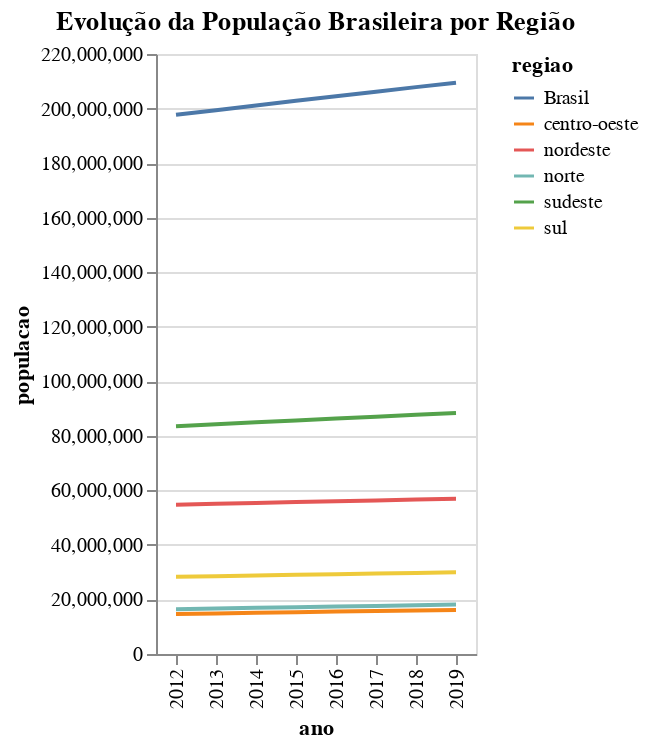

The cell this chart's notebook holds for it:
### Markdown cell above
Então, me resolvi por adicionar as regiões, permitindo uma visualização mais clara do percentual que representam na população total.

### Code cell
chart = alt.Chart(complete_df).mark_line().encode(
    x='ano:O',
    y='populacao:Q',
    color='regiao:N',  # Adiciona uma linha para cada região, com cores diferentes
    tooltip=['ano', 'regiao', 'populacao']
).properties(
    title='Evolução da População Brasileira por Região'
)

chart.show()

### Figure 1 — Vega-Lite specification as saved in the notebook (floating-point values rounded to 4 significant figures)
{"config": {"view": {"continuousWidth": 300, "continuousHeight": 300}}, "data": {"name": "data-7ccaf0fdfa7edc9bc8b783184e745a58"}, "mark": {"type": "line"}, "encoding": {"color": {"field": "regiao", "type": "nominal"}, "tooltip": [{"field": "ano", "type": "quantitative"}, {"field": "regiao", "type": "nominal"}, {"field": "populacao", "type": "quantitative"}], "x": {"field": "ano", "type": "ordinal"}, "y": {"field": "populacao", "type": "quantitative"}}, "title": "Evolução da População Brasileira por Região", "$schema": "https://vega.github.io/schema/vega-lite/v5.20.1.json", "datasets": {"data-7ccaf0fdfa7edc9bc8b783184e745a58": [{"ano": 2012, "regiao": "norte", "populacao": 16450000.0}, {"ano": 2013, "regiao": "norte", "populacao": 16690000.0}, {"ano": 2014, "regiao": "norte", "populacao": 16920000.0}, {"ano": 2015, "regiao": "norte", "populacao": 17160000.0}, {"ano": 2016, "regiao": "norte", "populacao": 17390000.0}, {"ano": 2017, "regiao": "norte", "populacao": 17620000.0}, {"ano": 2018, "regiao": "norte", "populacao": 17870000.0}, {"ano": 2019, "regiao": "norte", "populacao": 18110000.0}, {"ano": 2012, "regiao": "nordeste", "populacao": 54740000.0}, {"ano": 2013, "regiao": "nordeste", "populacao": 55050000.0}, {"ano": 2014, "regiao": "nordeste", "populacao": 55360000.0}, {"ano": 2015, "regiao": "nordeste", "populacao": 55690000.0}, {"ano": 2016, "regiao": "nordeste", "populacao": 56000000.0}, {"ano": 2017, "regiao": "nordeste", "populacao": 56300000.0}, {"ano": 2018, "regiao": "nordeste", "populacao": 56620000.0}, {"ano": 2019, "regiao": "nordeste", "populacao": 56930000.0}, {"ano": 2012, "regiao": "sudeste", "populacao": 83540000.0}, {"ano": 2013, "regiao": "sudeste", "populacao": 84230000.0}, {"ano": 2014, "regiao": "sudeste", "populacao": 84940000.0}, {"ano": 2015, "regiao": "sudeste", "populacao": 85660000.0}, {"ano": 2016, "regiao": "sudeste", "populacao": 86350000.0}, {"ano": 2017, "regiao": "sudeste", "populacao": 87010000.0}, {"ano": 2018, "regiao": "sudeste", "populacao": 87690000.0}, {"ano": 2019, "regiao": "sudeste", "populacao": 88350000.0}, {"ano": 2012, "regiao": "sul", "populacao": 28320000.0}, {"ano": 2013, "regiao": "sul", "populacao": 28550000.0}, {"ano": 2014, "regiao": "sul", "populacao": 28780000.0}, {"ano": 2015, "regiao": "sul", "populacao": 29020000.0}, {"ano": 2016, "regiao": "sul", "populacao": 29260000.0}, {"ano": 2017, "regiao": "sul", "populacao": 29480000.0}, {"ano": 2018, "regiao": "sul", "populacao": 29710000.0}, {"ano": 2019, "regiao": "sul", "populacao": 29930000.0}, {"ano": 2012, "regiao": "centro-oeste", "populacao": 14670000.0}, {"ano": 2013, "regiao": "centro-oeste", "populacao": 14880000.0}, {"ano": 2014, "regiao": "centro-oeste", "populacao": 15100000.0}, {"ano": 2015, "regiao": "centro-oeste", "populacao": 15320000.0}, {"ano": 2016, "regiao": "centro-oeste", "populacao": 15540000.0}, {"ano": 2017, "regiao": "centro-oeste", "populacao": 15750000.0}, {"ano": 2018, "regiao": "centro-oeste", "populacao": 15960000.0}, {"ano": 2019, "regiao": "centro-oeste", "populacao": 16170000.0}, {"ano": 2012, "regiao": "Brasil", "populacao": 197700000.0}, {"ano": 2013, "regiao": "Brasil", "populacao": 199400000.0}, {"ano": 2014, "regiao": "Brasil", "populacao": 201100000.0}, {"ano": 2015, "regiao": "Brasil", "populacao": 202900000.0}, {"ano": 2016, "regiao": "Brasil", "populacao": 204500000.0}, {"ano": 2017, "regiao": "Brasil", "populacao": 206200000.0}, {"ano": 2018, "regiao": "Brasil", "populacao": 207900000.0}, {"ano": 2019, "regiao": "Brasil", "populacao": 209500000.0}]}}
